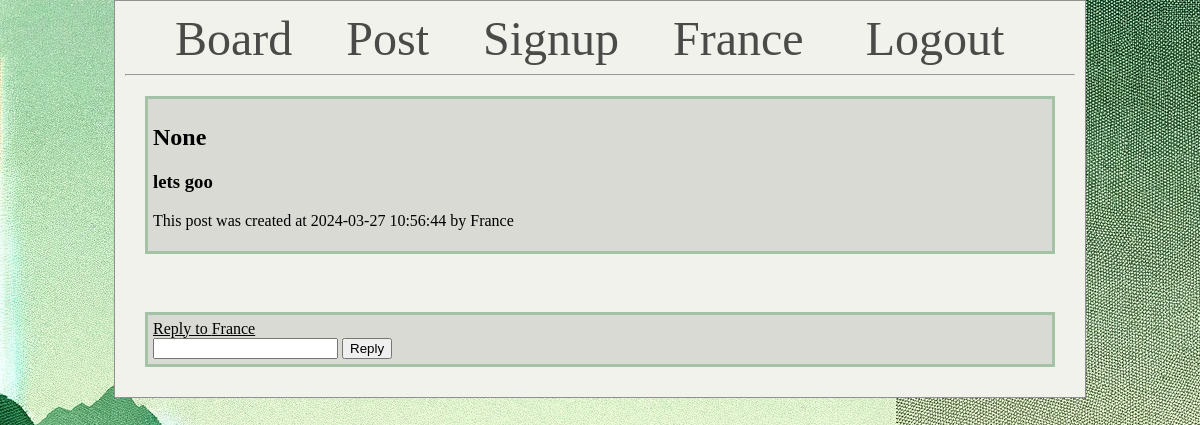
Screenshot of /2/reply/ (signed in) with the database file from the repository.
### tables this page shows
CREATE TABLE users (
    id INTEGER PRIMARY KEY AUTOINCREMENT,
    username TEXT NOT NULL,
    password TEXT NOT NULL
);

CREATE TABLE posts (
    id INTEGER PRIMARY KEY AUTOINCREMENT,
    created TIMESTAMP DEFAULT CURRENT_TIMESTAMP,
    title TEXT,
    content TEXT NOT NULL,
    userid INTEGER NOT NULL,
    parent_id INTEGER,
    FOREIGN KEY (parent_id) REFERENCES posts(id) ON DELETE CASCADE
);

### app.py (the view)
@app.route('/<int:id>/reply/', methods=('GET', 'POST'))
def reply(id):
    post = get_post(id)
    if 'user_id' not in session: #User verification, can't be guest to reply
        flash('Need an account to reply!')
        return redirect(url_for('signin'))
    else:
        if request.method == 'POST':
            content = request.form['reply_text']
            userid = session['user_id']
            parentid = id
            if not content:
                flash('1 character minimum is needed!')
            else:
                conn = get_db_connection()
                conn.execute('''INSERT INTO posts
                             (content, userid, parent_id)
                             VALUES (?, ?, ?)''',
                             (content, userid, parentid)) #Create reply of a post in the posts table
                conn.commit()
                conn.close()
                return redirect(url_for('view', id=post['id']))
    return render_template('reply.html', post=post)

### app.py (called while the page is built)
def get_db_connection():
    conn = sqlite3.connect('database.db')
    conn.row_factory = sqlite3.Row
    return conn

def get_post(post_id,): #Single post retrieval
    conn = get_db_connection()
    post = conn.execute('''
                        SELECT posts.id, parent_id, posts.created, posts.title, posts.content, posts.userid, users.username
                        FROM posts
                        JOIN users ON posts.userid = users.id
                        WHERE posts.id = ?''',
                        (post_id, )).fetchone()
    conn.close()
    if post is None:
        abort(404)
    return post

@app.context_processor
def inject_user():
    username = session.get('username')
    return dict(logged_in_user_name=username) #Saves username to be used in a function (line 16 in base.html)

### templates/reply.html
{% extends 'base.html' %}
{% block content %}
    <div class='post'>
        <h2> {{post['title']}}</h2>
        <h3>{{post['content']}}</h3>
        <p>This post was created at {{ post['created'] }} by {{ post['username'] }}</p>
    </div>
    <br>
    <div class='post'>
        <form method="post">
            <label for="reply_text"><u>Reply to {{post['username']}}</u></label>
            <br>
            <input type="text" name="reply_text"
                   value="{{ request.form['reply_text']}}"></input>
            <button type="submit">Reply</button>
        </form>
    </div>
{% endblock%}

### templates/base.html (shortened to what this page needs)
<!DOCTYPE html>
<html lang="en">
<head>
    <strong><link rel="stylesheet" href="{{ url_for('static', filename='css/main.css') }}"></strong>
</head>
<body>
    <div class="foreground">
        <nav>
            <a href="{{ url_for('index')}}">Board</a>
            <a href="{{url_for('create')}}">Post</a>
            <a href="{{url_for('signup')}}">Signup</a>
            {% if logged_in_user_name %}
                <a> {{ logged_in_user_name }} </a>
                <a href="{{url_for('logout')}}">Logout</a>
            {% else %}
                <a href="{{url_for('signin')}}">Login</a>
            {% endif %}
        </nav>
        <hr>
        <div class="content">
            {% block content %} {% endblock %}
        </div>
    </div>
</body>
</html>

### static/css/main.css (style rules this page uses)
body { background-color: #57575769; background-image: url("Backgroundimage.png"); margin: 0; height: 100%; }
div.foreground { background-color: #F1F2EB; padding: 10px; margin: auto; position: relative; z-index: 5; max-width: 950px; height: 100%; border: 1px solid #929090 }
a { color: black; text-decoration: none; }
nav a { color: #4a4a48; font-size: 3em; margin-left: 50px; text-decoration: none; }
div.post { padding: 5px; margin: 20px; background-color: #D8DAD3; border: 3px solid #A4C2A5; }

### rows the page displays
users: username "France"
posts: content "lets goo", created "2024-03-27 10:56:44"

### other values shown
{{ post['title'] }} "None"
